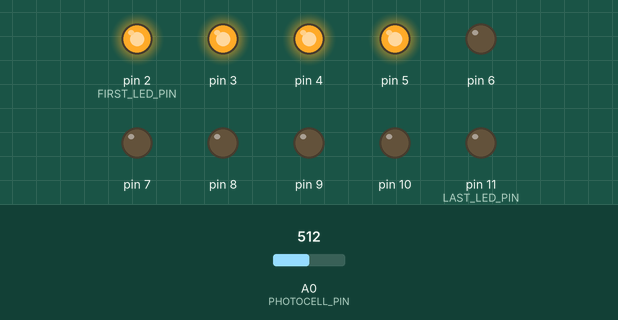
Simulated run of this sketch. Board: Arduino Uno, built with avr-gcc and run on an emulated ATmega328P. Shown: output pins drawn as LEDs (lit = HIGH). Inputs (shaded band) come from the test bench; at power-on: A0 (PHOTOCELL_PIN) = 512.

Above: at 1.2 s.
1.3 s: A0 (PHOTOCELL_PIN) set to 559
2.8 s: A0 (PHOTOCELL_PIN) set to 579
At 4.0 s:
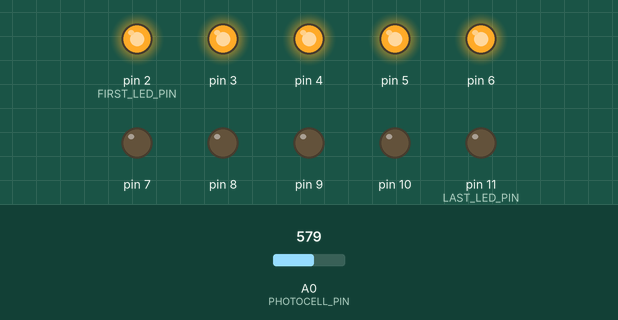
4.3 s: A0 (PHOTOCELL_PIN) set to 716
At 5.5 s:
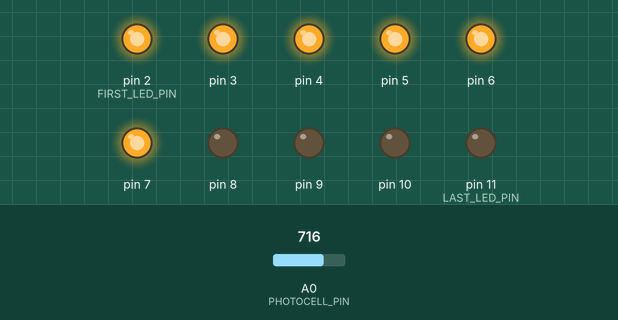
5.8 s: A0 (PHOTOCELL_PIN) set to 778
7.3 s: A0 (PHOTOCELL_PIN) set to 811
At 8.3 s:
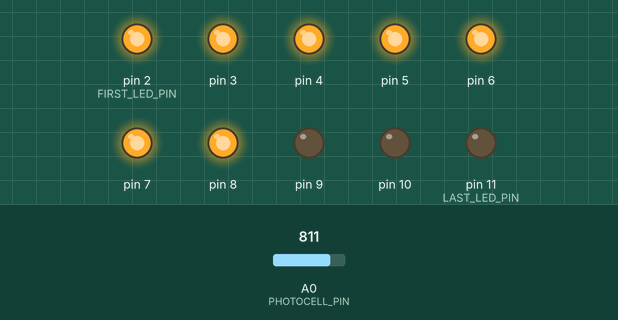
8.8 s: A0 (PHOTOCELL_PIN) set to 511
At 9.7 s:
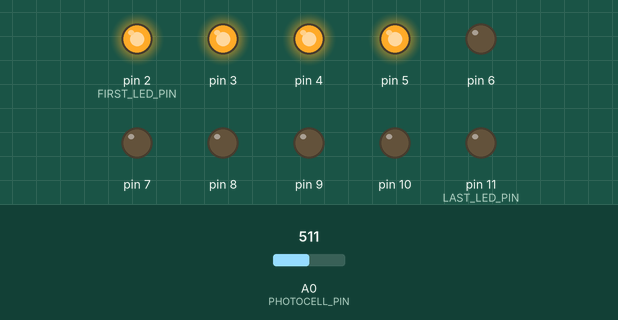
Timing chart, 0 to 11.3 s (numbered marks = the images above; inputs shaded):
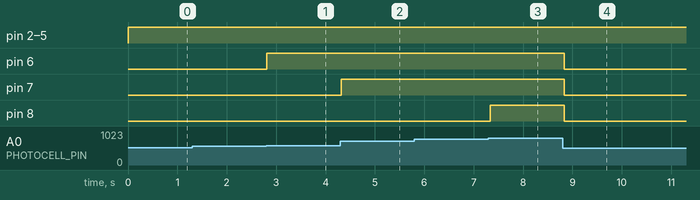

The sketch:

lightMeterBarGraph.ino
```cpp
/*
  Photocell Light Meter Bar Graph Display
  Reads a photocell on analog pin A0 and displays the brightness
  as a bar graph using 10 LEDs on digital pins 2–11.
*/

const int PHOTOCELL_PIN = 0; // Analog input from LDR voltage divider
const int FIRST_LED_PIN = 2; // First LED pin
const int LAST_LED_PIN = 11; // Last LED pin (inclusive)
const int TOTAL_LEDS = LAST_LED_PIN - FIRST_LED_PIN; // This variable isn't used. It demonstrates how to determine the total number of LEDs. But will the count be correct?
// const int TOTAL_LEDS = (LAST_LED_PIN - FIRST_LED_PIN) + 1; This would be the proper way to get an accurate count.

void setup() {
  // Set LED pins as outputs
  for (int pin = FIRST_LED_PIN; pin <= LAST_LED_PIN; pin++) {
    pinMode(pin, OUTPUT);
  }
}

void loop() {
  // Read the LDR (0–1023 from the analog-to-digital converter)
  int sensorValue = analogRead(PHOTOCELL_PIN);

  // Convert sensor reading (0–1023) → bar level (0–10)
  int level = map(sensorValue, 0, 1023, 0, TOTAL_LEDS);

  // Clamp level to valid range (0–10)
  level = constrain(level, 0, TOTAL_LEDS);

  // Update LEDs: turn on only the first "level" LEDs
  for (int i = 0; i < TOTAL_LEDS; i++) {
    int currentPin = FIRST_LED_PIN + i;

    if (i < level) { //Check to see if current LED should be glowing based on the current light level
      digitalWrite(currentPin, HIGH);  // LED ON
    } else {
      digitalWrite(currentPin, LOW);   // LED OFF
    }
  }

  delay(50);  // Short delay to stabilize the display
}
```

Measured:
- the behaviour switches between 568 and 569 on A0 (PHOTOCELL_PIN) (found by bisection; images 0 and 1)
- the behaviour switches between 795 and 796 on A0 (PHOTOCELL_PIN) (found by bisection; images 2 and 3)
- after the input at 1.3 s, every drawn part: stays the same
- after the input at 2.8 s, pin 6: LOW → HIGH at once
- after the input at 4.3 s, pin 7: LOW → HIGH at once
- after the input at 5.8 s, every drawn part: stays the same
- after the input at 7.3 s, pin 8: LOW → HIGH at once
- after the input at 8.8 s, pin 6–8: HIGH → LOW at once
